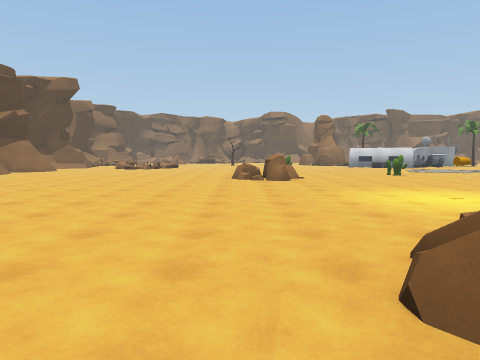
[1] (above)

24 first-person views from a walk through a Unity game level. The camera is 1.4 m above the floor, tilts 4° down and sees 70° across. The floor is counted in squares, 2 m on a side. Each view is taken from the middle of a square. On the plan, view 1 faces up. The plan holds only what a view shows up to about 11 squares ahead; the rest is blank. The place goes on beyond the plan. Some animated figures are not drawn.

[2]
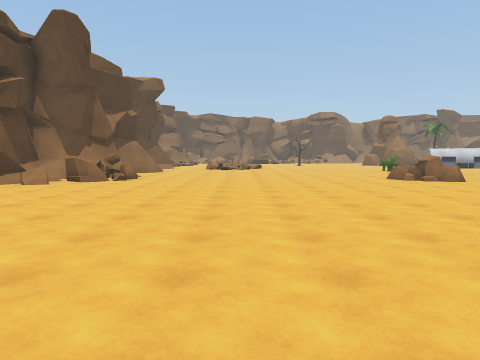

[3]
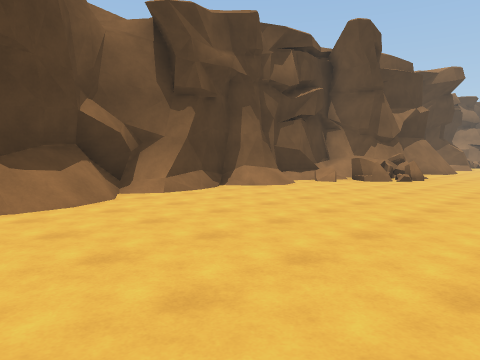

[4]
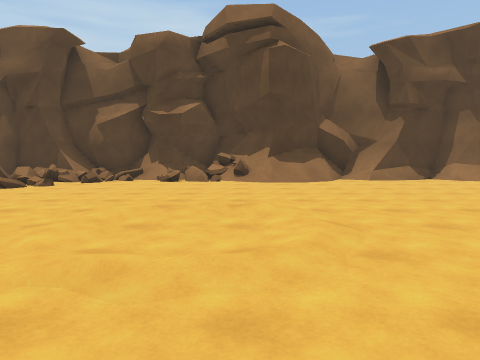

[5]
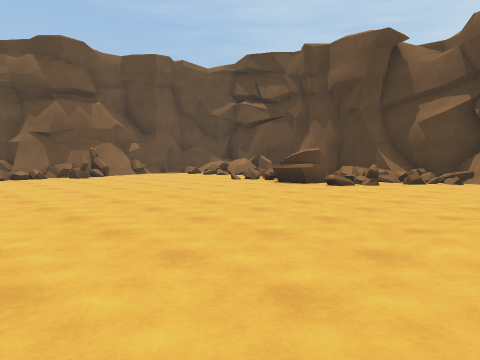

[6]
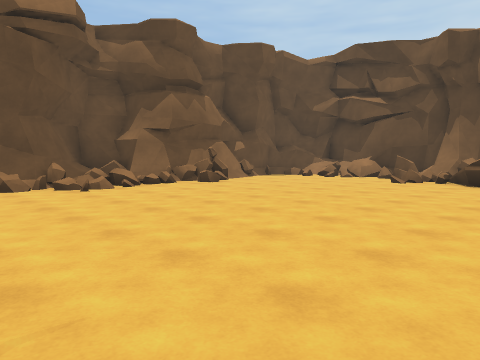

[7]
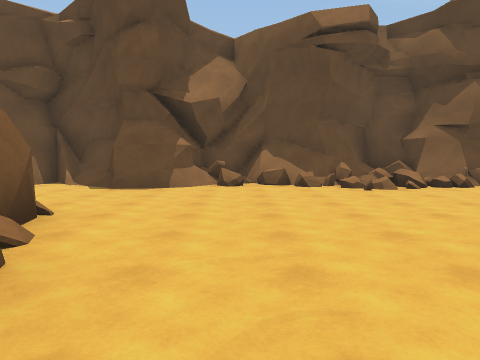

[8]
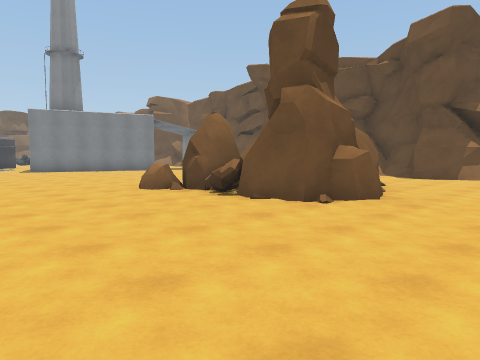

[9]
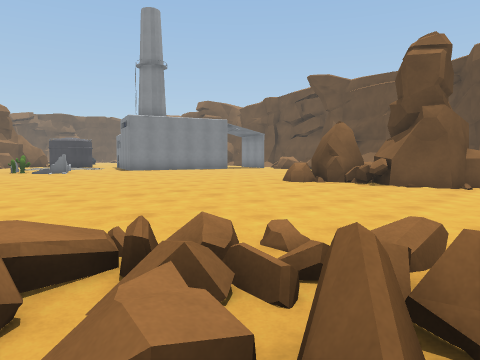

[10]
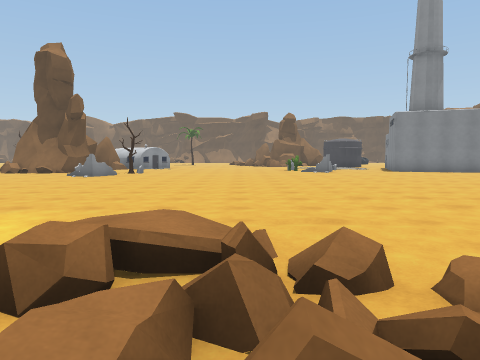

[11]
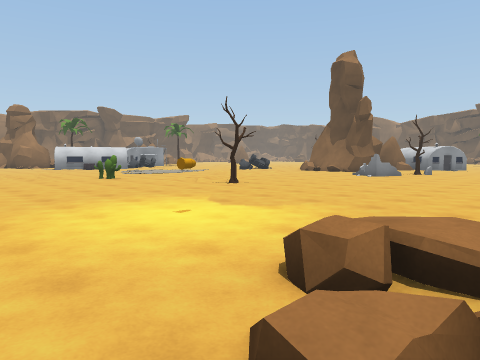

[12]
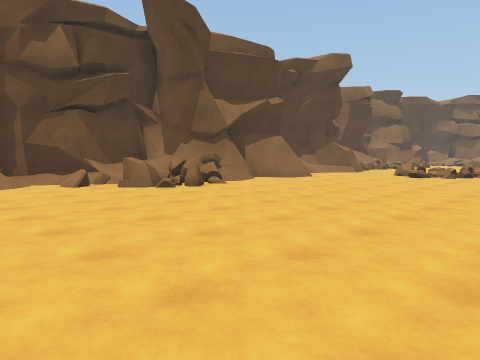

[13]
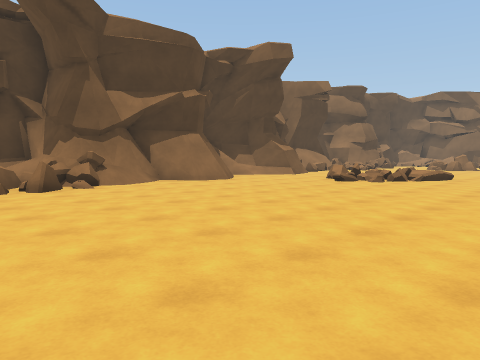

[14]
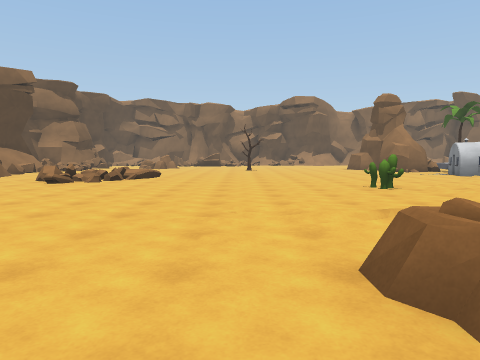

[15]
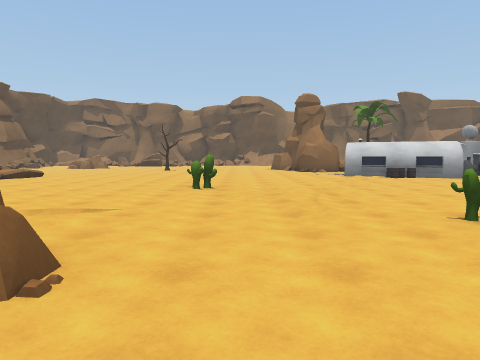

[16]
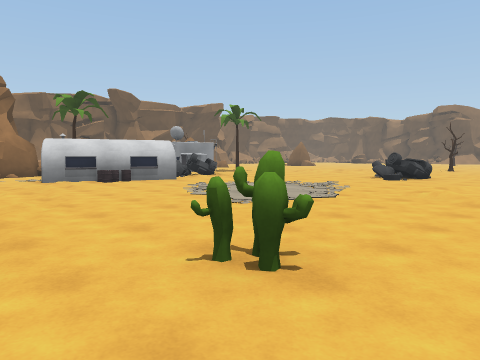

[17]
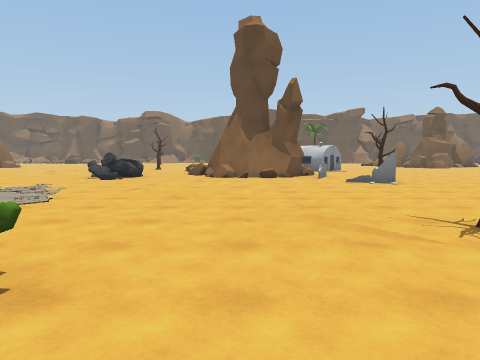

[18]
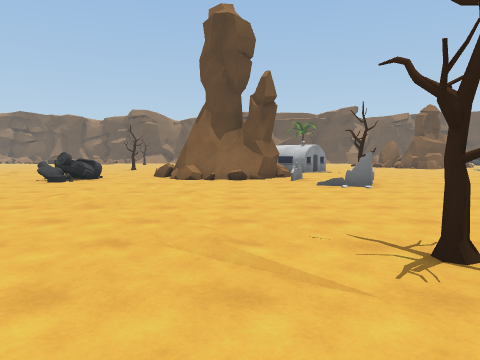

[19]
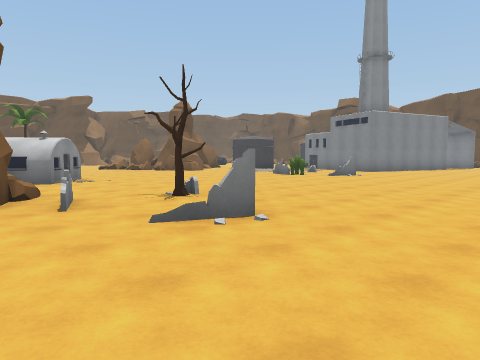

[20]
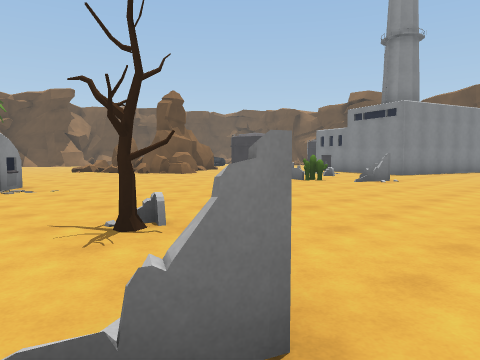

[21]
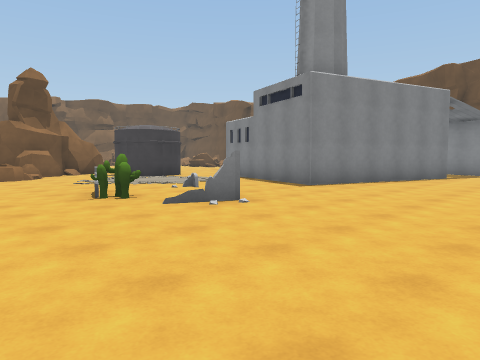

[22]
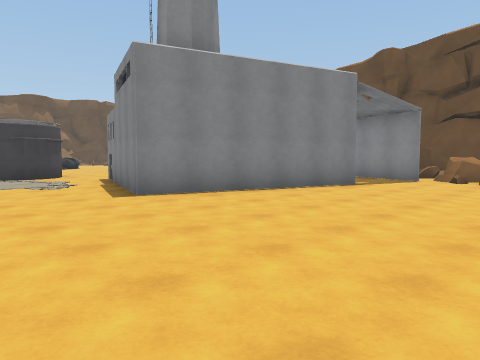

[23]
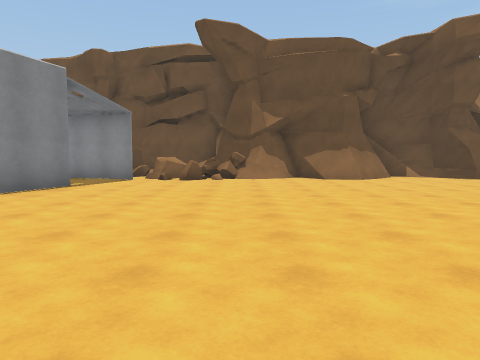

[24]
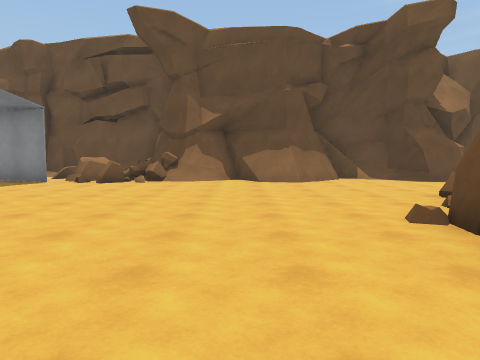

### Floor plan
Key: @ floor where view 1 was taken; # wall or solid block; x gap in a wall; . main floor; : floor 0.25 m higher than the main floor; / step, stairs or slope; = window, fence, low wall or low ledge; ^ raised ledge; R rock; C cactus; T tree; B building; O other object.
Columns run from 12 left of view 1 to 24 right of it. Each row starts with its distance up from view 1.
 20       .=#...........BBB
 19      .==................
 18      .##................. ..
 17    /.........................
 16    #..........C............=.
 15   ##.......................=^
 14   #...........................
 13   #/...................:/.....
 12 ^^#=..............C.../../..#
 11 #/##........RRR.......///..=#
 10 ^/^=.........R.............=#
  9 ##=.........................##
  8 #..................T.......==..OBB
  7 ##.......................#......B
  6 #..........................T.....B.
  5 ##..................................
  4 ##..................................
  3 #/.............=...................
  2 #//...........==..................
  1 ##/....//....=#..................
  0 #=....././..@ ................C.....R
 -1 #=....././....................C.....R
 -2 #=....../...................#=......
 -3 #=............................=....
 -4 #==................................#
 -5 ##=#..............RR...............#
 -6 ##=#...........###RR.........####...
 -7 ####=..........#  R.........##  ##
 -8 ##==...........## ..........#
 -9   ^.............##..........#
-10    ........................##
-11     ........................
-12      ..=................#x##.
-13      /###===.=###..###/##^=##
-14        ##=###############==.

Positions as (right, up) in squares from view 1, and headings:
1: (0, 0), facing up
2: (-5, 0), facing up
3: (-5, 0), facing up-left
4: (-1, 0), facing left
5: (-1, -1), facing down-left
6: (1, -5), facing down-left
7: (1, -5), facing down
8: (0, -1), facing down-right
9: (1, 3), facing down-right
10: (1, 2), facing right
11: (1, 2), facing up-right
12: (-2, 6), facing up-left
13: (-1, 9), facing up-left
14: (-1, 9), facing up
15: (3, 9), facing up
16: (4, 11), facing up-right
17: (4, 11), facing right
18: (5, 10), facing right
19: (10, 10), facing down-right
20: (12, 8), facing down-right
21: (12, 2), facing down-right
22: (11, -2), facing down-right
23: (11, -2), facing down
24: (9, -3), facing down
